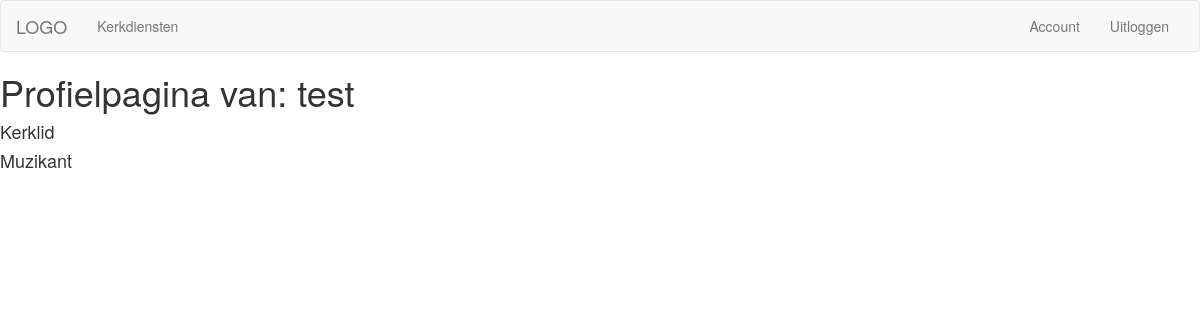
/kerkdiensten/profile/ (signed in), run on an earlier commit of the app's database.
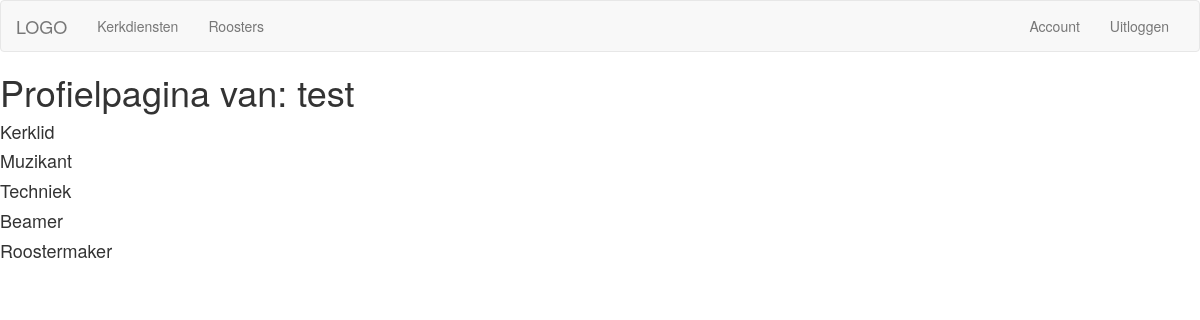
And on a later commit of the database.
### kerkdiensten/models.py (models this page shows)
class Rollen(models.Model):
    rollen = models.CharField(max_length=256)
    rol_id = models.CharField(max_length=64)
    beschikbaarheid = models.BooleanField(default=False)
    def __str__(self):
        return self.rollen
    class Meta:
        verbose_name_plural = 'rollen'

### kerkdiensten/views.py (the view)
@login_required
def profile(request):
    user_details = get_object_or_404(User_details, user=request.user)
    return render(request, 'kerkdiensten/profile.html', {'user_details':user_details})

### kerkdiensten/templates/kerkdiensten/profile.html
{% extends 'kerkdiensten/base_kerkdiensten.html' %}
{% block body %}
<h1>Profielpagina van: {{ user.username }}</h1>
{% if user_details %}
{% for item in user_details.rollen_v2.all %}
<h4>{{ item }}</h4>
{% endfor %}
{% endif %}
{% endblock body %}

### kerkdiensten/templates/kerkdiensten/base_kerkdiensten.html
{% extends 'base.html' %}
{% block navitems %}
<div class="collapse navbar-collapse">
    <ul class="nav navbar-nav">
        <li><a href="{% url 'kerkdiensten:index' %}">Kerkdiensten</a></li>
        {% for rollh in user_details.rollen_v2.all %}
        {% if rollh.rollen == 'Roostermaker' %}
        <li><a href="{% url 'kerkdiensten:rooster' %}">Roosters</a></li>
        {% endif %}
        {% endfor %}
    </ul>
    <ul class="nav navbar-nav navbar-right">
        <li><a href="{% url 'kerkdiensten:profile' %}">Account</a></li>
        <li><a href="{% url 'home:logout' %}">Uitloggen</a></li>
    </ul>
</div>
{% endblock navitems%}

What changed in the data, as far as the page shows it:
added Rollen: shows "Roosters", rollen "Roostermaker"
now on this page (row unchanged): Rollen: rollen "Techniek", shown under "Profielpagina van: test"
added Rollen: rollen "Beamer", shown under "Profielpagina van: test"
